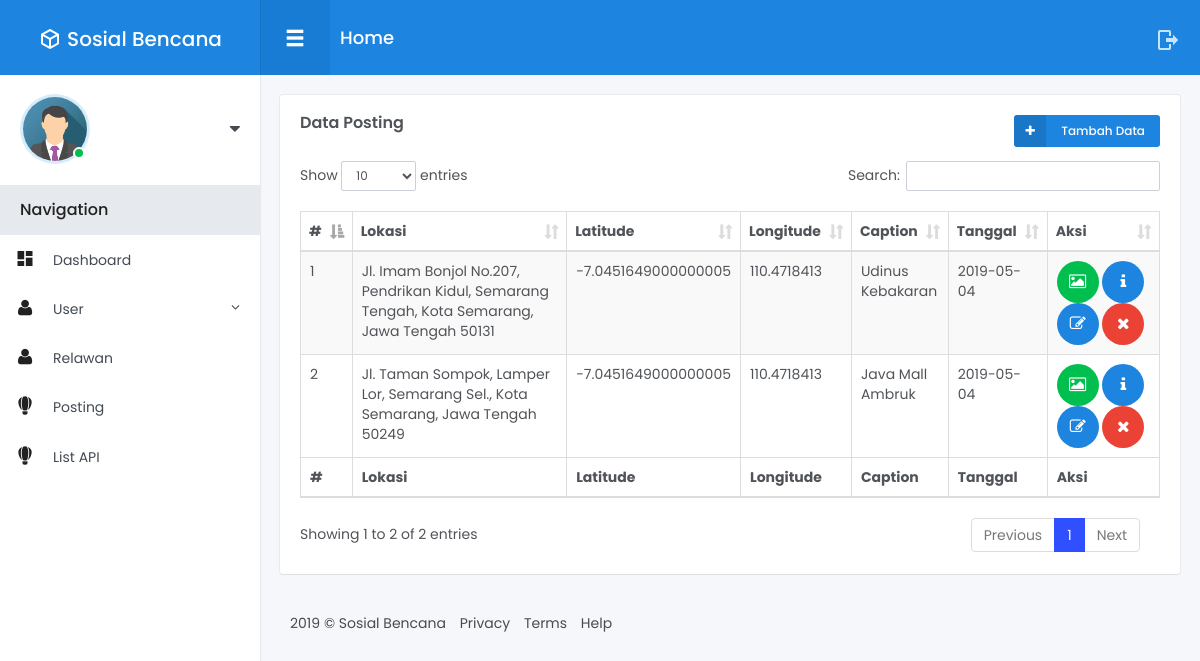
The page /index.php/posting on the database as committed earlier.
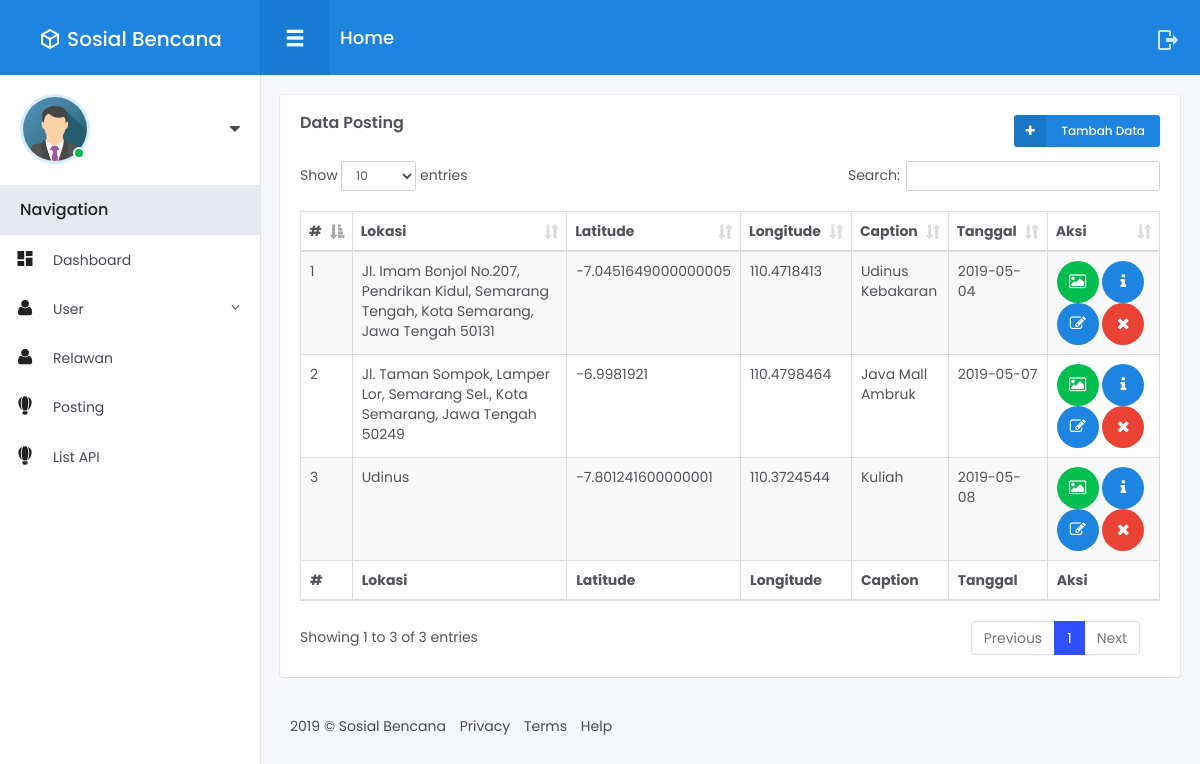
The same page on the database as committed later.
### tables this page shows
CREATE TABLE `post` (
  `id_post` int(11) NOT NULL,
  `nama_img` varchar(255) DEFAULT NULL,
  `api_img` varchar(256) NOT NULL,
  `slug_post` varchar(255) DEFAULT NULL,
  `lokasi` varchar(255) NOT NULL,
  `lttd_loc` varchar(255) DEFAULT NULL,
  `lgttd_loc` varchar(255) DEFAULT NULL,
  `caption` text,
  `tanggal` date DEFAULT NULL,
  `waktu` time DEFAULT NULL,
  `user_kode` varchar(100) NOT NULL
);

### application/controllers/Posting.php (called while the page is built, shortened)
<?php
class Posting extends CI_Controller {
	public function __construct()
	{
        $this->load->model('Posting_model');
        $this->load->model('Status_model');
    }
    public function index()
    {
        $post           = $this->Posting_model->getPost()->result_array();
        $data = array(
            'post'      => $post,
        );
        $this->load->view('Admin/Posting/index', $data);
    }
}

### index.php (called while the page is built, shortened)
<?php
require_once BASEPATH.'core/CodeIgniter.php';

### application/models/Posting_model.php (called while the page is built, shortened)
<?php
class Posting_model extends CI_Model {
    public function getPost()
    {
        return $this->db->get('post');
    }
}

### application/views/Admin/Posting/index.php (the view, shortened to what this page needs)
<!DOCTYPE html>
<html lang="en">
<head>
</head>
<body>
<div class="main-menu">
	<header class="header">
	</header>
	<div class="content">
	</div>
</div>
<div class="fixed-navbar">
</div>
<div id="wrapper">
	<div class="main-content">
		<div class="row small-spacing">
            <div class="col-lg-12">
				<div class="box-content">
					<h4 class="box-title">Data Posting</h4>
					<div class="dropdown js__drop_down">
                        <a href="<?php echo base_url('posting/tambah'); ?>" class="btn btn-xs btn-primary btn-icon btn-icon-left waves-effect waves-light"><i class="ico fa fa-plus"></i> Tambah Data</a>
					</div>
					<div class="table-responsive">
						<table id="example" class="table table-striped table-bordered display" style="width:100%">
							<thead>
								<tr>
									<th>#</th>
									<th width="25%">Lokasi</th>
									<th>Latitude</th>
									<th>Longitude</th>
									<th width="10%">Caption</th>
									<th>Tanggal</th>
									<th>Aksi</th>
								</tr>
							</thead>
							<tfoot>
								<tr>
									<th>#</th>
									<th width="25%">Lokasi</th>
									<th>Latitude</th>
									<th>Longitude</th>
									<th width="10%">Caption</th>
									<th>Tanggal</th>
									<th>Aksi</th>
								</tr>
							</tfoot>
							<tbody>
								<?php
								$no = 1;
								foreach($post as $post) {
								?>
								<tr>
									<td><?php echo $no++; ?></td>
									<td style="word-wrap: break-word;"><?php echo $post['lokasi']; ?></td>
									<td><?php echo $post['lttd_loc']; ?></td>
									<td><?php echo $post['lgttd_loc']; ?></td>
									<td><?php echo $post['caption']; ?></td>
									<td><?php echo $post['tanggal']; ?></td>
									<td>
										<a href="#" onClick="show_image(<?php echo $post['id_post']; ?>)" data-toggle="modal" data-target="#imageModal" data-image="<?php echo $post['nama_img']; ?>" id="showimage<?php $post['id_post']; ?>" class="btn btn-success btn-circle waves-effect waves-light" title="Show Image"><i class="ico fa fa-image"></i></a>
										<a href="<?php echo base_url('posting/detail/').$post['id_post']; ?>" class="btn btn-primary btn-circle waves-effect waves-light" title="Show Post"><i class="ico fa fa-info"></i></a>
										<a href="<?php echo base_url('posting/edit/').$post['id_post']; ?>" class="btn btn-primary btn-circle waves-effect waves-light" title="Show Post"><i class="ico fa fa-edit"></i></a>
										<a href="#" onClick="return hapus('<?php echo base_url('posting/hapus/').$post['id_post']; ?>');" class="btn btn-danger btn-circle waves-effect waves-light" title="Show Image"><i class="ico fa fa-times"></i></a>
									</td>
								</tr>
								<?php } ?>
							</tbody>
						</table>
					</div>
				</div>
			</div>
		</div>
		<footer class="footer">
		</footer>
	</div>
</div>
</body>
</html>

Rows that differ between the two databases and show on the page:
changed post "Jl. Taman Sompok, Lamper Lor, Semarang Sel., Kota Semarang, Jawa Tengah 50249": lttd_loc "-7.0451649000000005" → "-6.9981921"; lgttd_loc "110.4718413" → "110.4798464"; tanggal "2019-05-04" → "2019-05-07"
added post: lokasi "Udinus", lttd_loc "-7.801241600000001", lgttd_loc "110.3724544", caption "Kuliah", tanggal "2019-05-08"
Other text that changed with them:
text written by a page script: "Show entries Search: Showing 1 to 2 of 2 entries Previous 1 Next" → "Show entries Search: Showing 1 to 3 of 3 entries Previous 1 Next"
